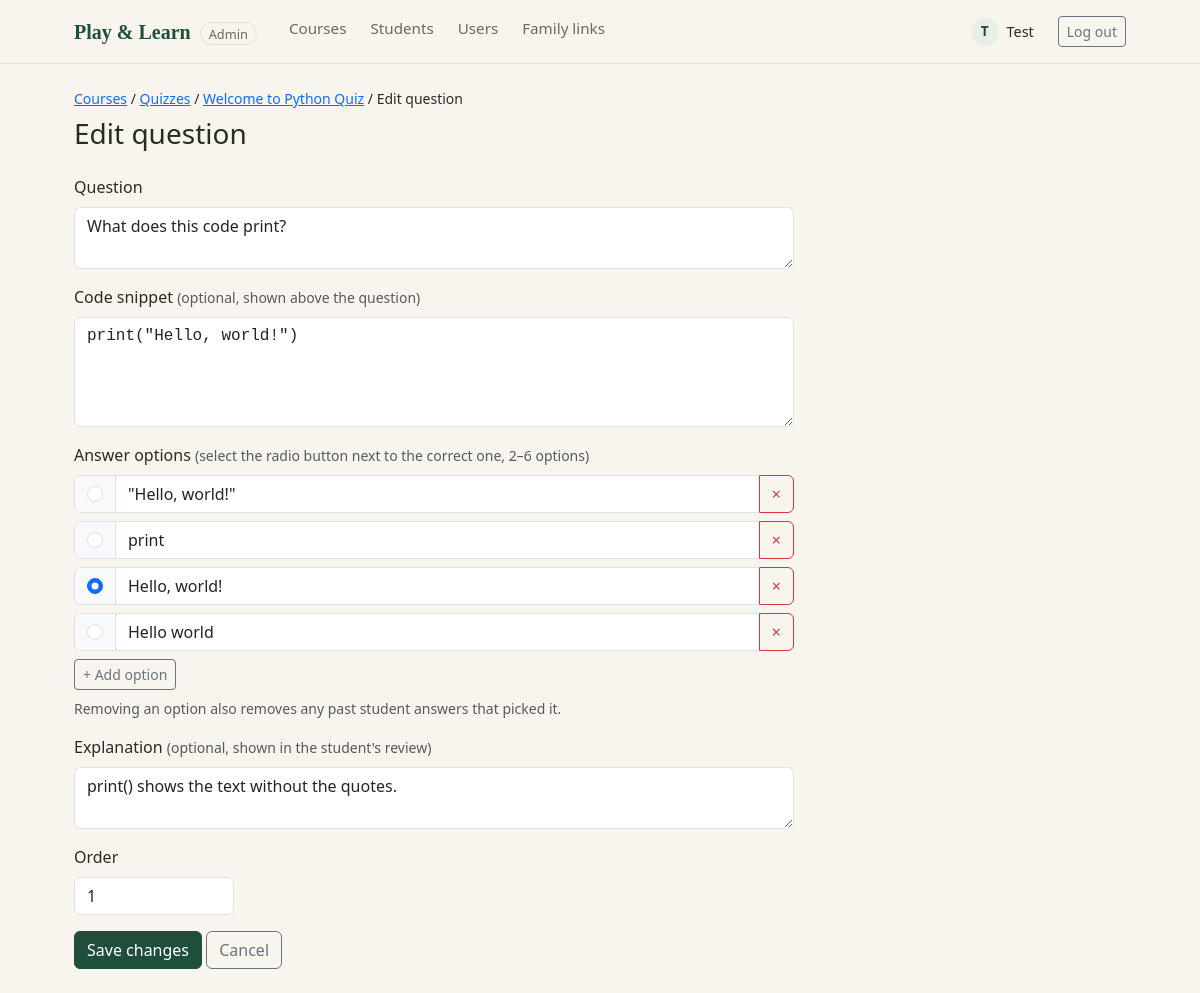
The page /admin/question_form.php?quiz_id=33&id=1 (signed in) on the database its author committed.
### tables this page shows
CREATE TABLE `quizzes` (
  `quiz_id` int NOT NULL AUTO_INCREMENT,
  `lesson_id` int NOT NULL,
  `title` varchar(150) NOT NULL,
  PRIMARY KEY (`quiz_id`),
  KEY `lesson_id` (`lesson_id`),
  CONSTRAINT `quizzes_ibfk_1` FOREIGN KEY (`lesson_id`) REFERENCES `lessons` (`lesson_id`) ON DELETE CASCADE
);

CREATE TABLE `questions` (
  `question_id` int NOT NULL AUTO_INCREMENT,
  `quiz_id` int NOT NULL,
  `question_text` text NOT NULL,
  `code_snippet` text,
  `explanation` text,
  `sort_order` int NOT NULL DEFAULT '0',
  PRIMARY KEY (`question_id`),
  KEY `idx_questions_quiz_order` (`quiz_id`,`sort_order`),
  CONSTRAINT `fk_questions_quiz` FOREIGN KEY (`quiz_id`) REFERENCES `quizzes` (`quiz_id`) ON DELETE CASCADE
);

CREATE TABLE `answer_options` (
  `option_id` int NOT NULL AUTO_INCREMENT,
  `question_id` int NOT NULL,
  `option_text` varchar(255) NOT NULL,
  `is_correct` tinyint(1) NOT NULL DEFAULT '0',
  `sort_order` int NOT NULL DEFAULT '0',
  PRIMARY KEY (`option_id`),
  UNIQUE KEY `uq_option_question` (`question_id`,`option_id`),
  KEY `idx_options_question_order` (`question_id`,`sort_order`),
  CONSTRAINT `fk_options_question` FOREIGN KEY (`question_id`) REFERENCES `questions` (`question_id`) ON DELETE CASCADE
);

### admin/question_form.php (the view, shortened to what this page needs)
<?php
require __DIR__ . '/../config/db.php';
$quiz_id     = (int) ($_GET['quiz_id'] ?? $_POST['quiz_id'] ?? 0);
$question_id = (int) ($_GET['id'] ?? $_POST['question_id'] ?? 0);
$is_edit     = $question_id > 0;
$stmt = $pdo->prepare('SELECT quiz_id, title, lesson_id FROM quizzes WHERE quiz_id = ?');
$stmt->execute([$quiz_id]);
$quiz = $stmt->fetch();
$question = ['question_text' => '', 'code_snippet' => '', 'explanation' => '', 'sort_order' => 0];
$options = [];
if ($is_edit) {
    $stmt = $pdo->prepare('SELECT * FROM questions WHERE question_id = ? AND quiz_id = ?');
    $stmt->execute([$question_id, $quiz_id]);
    $found = $stmt->fetch();
    $stmt = $pdo->prepare('SELECT option_id, option_text, is_correct FROM answer_options WHERE question_id = ? ORDER BY sort_order, option_id');
    $stmt->execute([$question_id]);
    $existing = $stmt->fetchAll();
    if ($_SERVER['REQUEST_METHOD'] !== 'POST') {
        $question = $found;
        foreach ($existing as $o) {
            $options[] = ['id' => (int) $o['option_id'], 'text' => $o['option_text'], 'correct' => (bool) $o['is_correct']];
        }
    }
} else {
    $stmt = $pdo->prepare('SELECT COALESCE(MAX(sort_order), 0) + 1 FROM questions WHERE quiz_id = ?');
    $stmt->execute([$quiz_id]);
    $question['sort_order'] = (int) $stmt->fetchColumn();
}
require __DIR__ . '/../includes/admin_header.php';
function option_row(array $o): void { ?>
    <div class="input-group mb-2 js-row">
        <span class="input-group-text">
            <input type="radio" name="correct" data-index class="form-check-input mt-0" aria-label="Correct answer"<?= $o['correct'] ? ' checked' : '' ?>>
        </span>
        <input type="text" class="form-control" data-name="options[{i}][text]" maxlength="255"
               placeholder="Answer option" value="<?= htmlspecialchars($o['text']) ?>">
        <button type="button" class="btn btn-outline-danger js-remove" aria-label="Remove option">&times;</button>
    </div>
<?php } ?>
<nav class="small mb-2">
    <a href="/admin/index.php">Courses</a> /
    <a href="/admin/quizzes.php?lesson_id=<?= (int) $quiz['lesson_id'] ?>">Quizzes</a> /
    <a href="/admin/questions.php?quiz_id=<?= $quiz_id ?>"><?= htmlspecialchars($quiz['title']) ?></a> /
    <?= $is_edit ? 'Edit question' : 'Add question' ?>
</nav>
<h1 class="h3 mb-4"><?= $is_edit ? 'Edit question' : 'Add question' ?></h1>
<form method="post" class="pl-form" style="max-width: 720px;">
    <div class="mb-3">
        <label class="form-label" for="question_text">Question</label>
        <textarea class="form-control" id="question_text" name="question_text" rows="2" required><?= htmlspecialchars($question['question_text']) ?></textarea>
    </div>
    <div class="mb-3">
        <label class="form-label" for="code_snippet">Code snippet <span class="text-muted small">(optional, shown above the question)</span></label>
        <textarea class="form-control font-monospace" id="code_snippet" name="code_snippet" rows="4"><?= htmlspecialchars($question['code_snippet'] ?? '') ?></textarea>
    </div>
    <div class="mb-3" data-repeater data-min="<?= MIN_OPTIONS ?>" data-max="<?= MAX_OPTIONS ?>">
        <label class="form-label">Answer options <span class="text-muted small">(select the radio button next to the correct one, <?= MIN_OPTIONS ?>&ndash;<?= MAX_OPTIONS ?> options)</span></label>
        <div data-repeater-rows>
            <?php foreach ($options as $o) { option_row($o); } ?>
        </div>
        <button type="button" class="btn btn-sm btn-outline-secondary" data-repeater-add>+ Add option</button>
        <?php if ($is_edit): ?>
            <p class="text-muted small mt-2 mb-0">Removing an option also removes any past student answers that picked it.</p>
        <?php endif; ?>
    </div>
    <div class="mb-3">
        <label class="form-label" for="explanation">Explanation <span class="text-muted small">(optional, shown in the student's review)</span></label>
        <textarea class="form-control" id="explanation" name="explanation" rows="2"><?= htmlspecialchars($question['explanation'] ?? '') ?></textarea>
    </div>
    <div class="mb-3" style="max-width: 160px;">
        <label class="form-label" for="sort_order">Order</label>
        <input class="form-control" type="number" id="sort_order" name="sort_order" value="<?= (int) $question['sort_order'] ?>">
    </div>
    <button class="btn btn-pl-primary" type="submit"><?= $is_edit ? 'Save changes' : 'Add question' ?></button>
    <a class="btn btn-outline-secondary" href="/admin/questions.php?quiz_id=<?= $quiz_id ?>">Cancel</a>
</form>
<?php require __DIR__ . '/../includes/footer.php'; ?>

### assets/css/style.css (style rules this page uses)
:root { --pl-cream: #F7F5EE; --pl-green-dark: #1F4E3D; --pl-green-mid: #2F6B4F; --pl-green-pale: #E7EFE6; --pl-border: #DDE3D6; --pl-text: #2B2B26; --pl-text-muted: #6B6A62; }
body { background: var(--pl-cream); color: var(--pl-text); font-family: 'Segoe UI', system-ui, -apple-system, sans-serif; }
.btn-pl-primary { background: var(--pl-green-dark); border-color: var(--pl-green-dark); color: #fff; }

### rows shown on the page
quizzes: title "Welcome to Python Quiz"
questions: question_text "What does this code print?", code_snippet "print(\"Hello, world!\")", explanation "print() shows the text without the quotes.", sort_order "1"
answer_options: option_text "\"Hello, world!\""
answer_options: option_text "print"
answer_options: option_text "Hello, world!"
answer_options: option_text "Hello world"

### other values the page prints
substr($user['first_name'] ?? '?', 0, 1) "T"
$user['first_name'] "Test"
MIN_OPTIONS "2"
MAX_OPTIONS "6"
